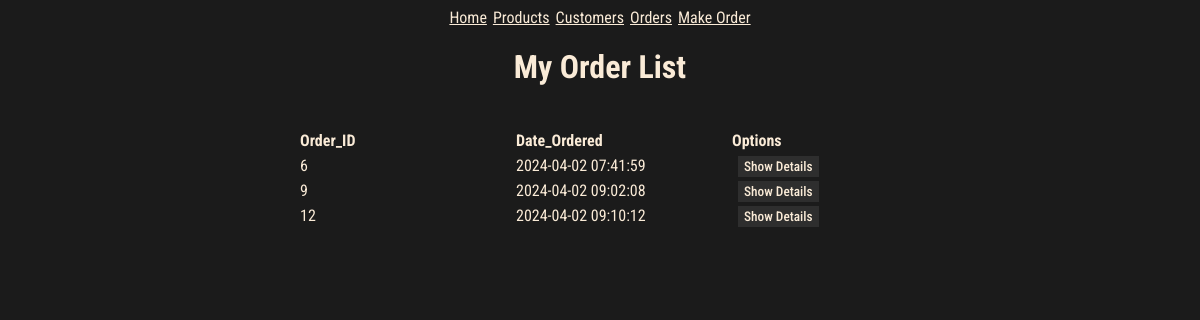
The app's page /customers/5 with its own data.
### models.py (models this page shows, shortened)
class Order(db.Model):
    id = mapped_column(Integer, primary_key=True)
    customer_id = mapped_column(Integer, ForeignKey(Customer.id), nullable=False)
    customer = relationship("Customer", back_populates="orders")
    total = mapped_column(Numeric, nullable=False, default=0)
    items = relationship("ProductOrder", back_populates="order", cascade="all, delete-orphan")
    created = mapped_column(DateTime(timezone=True), default=func.now())
    processed = mapped_column(DateTime(timezone=True), nullable=True)
    def to_json(self):
        return {
            "id":self.id,
            "customer_id":self.customer_id,
            "created": self.created,
            "processed": self.processed,
        }

### routes/customers.py (the view)
@customers_bp.route("/<int:customer_id>")
def customer_order(customer_id):
    statement = db.select(Order).filter_by(customer_id=customer_id)
    results = db.session.execute(statement)
    orders = []
    for order in results.scalars():
        json_record = Order.to_json(order)
        orders.append(json_record)
    return render_template("customer_orders.html", orders = orders)

### templates/customer_orders.html
{% extends "base.html" %}
{% block content %}
<h1>My Order List</h1>
<div class="container">
    <table>
        <thead>
            <tr>
                <th scope="col" width="90">Order_ID</th>
                <th scope="col" width="90">Date_Ordered</th>
                <th scope="col" width="70">Options</th>
            </tr>
        </thead>
        <tbody>
            {% for order in orders %}
            <tr>
                <td>{{ order.id }}</td>
                <td>{{ order.created }}</td>
                <td>
                    <a href="/orders/{{order.id}}" class="btn">Show Details</a>
                </td>
            </tr>
            {% endfor %}
        </tbody>
    </table>
</div>
{% endblock %}

### static/style.css (style rules this page uses)
:root { --font-color: antiquewhite; --background: #1b1b1b; --bg-variant: #2e2e2e; --bg-variant-dark: #1f1e1e; }
body { display: flex; align-items: center; justify-content: center; background-color: var(--background); color: var(--font-color); font-family: "Roboto Condensed", sans-serif; }
.container { width: 80vw; max-width: 600px; display: flex; flex-direction: column; align-items: center; justify-content: center; }
a { color: var(--font-color); }
table { margin-top: 20px; width: 100%; border-collapse: collapse; }
th, td { text-align: left; padding: 3px 0; }
.btn { cursor: pointer; font-family: "Roboto Condensed", sans-serif; font-weight: 500; font-size: smaller; background-color: var(--bg-variant); color: var(--font-color); padding: 3px 6px; text-decoration: none; margin-left: 6px; }

### records on screen
Order: created "2024-04-02 07:41:59"
Order: created "2024-04-02 09:02:08"
Order: created "2024-04-02 09:10:12"

### other values on screen
{{ order.id }} "6" "9" "12"
